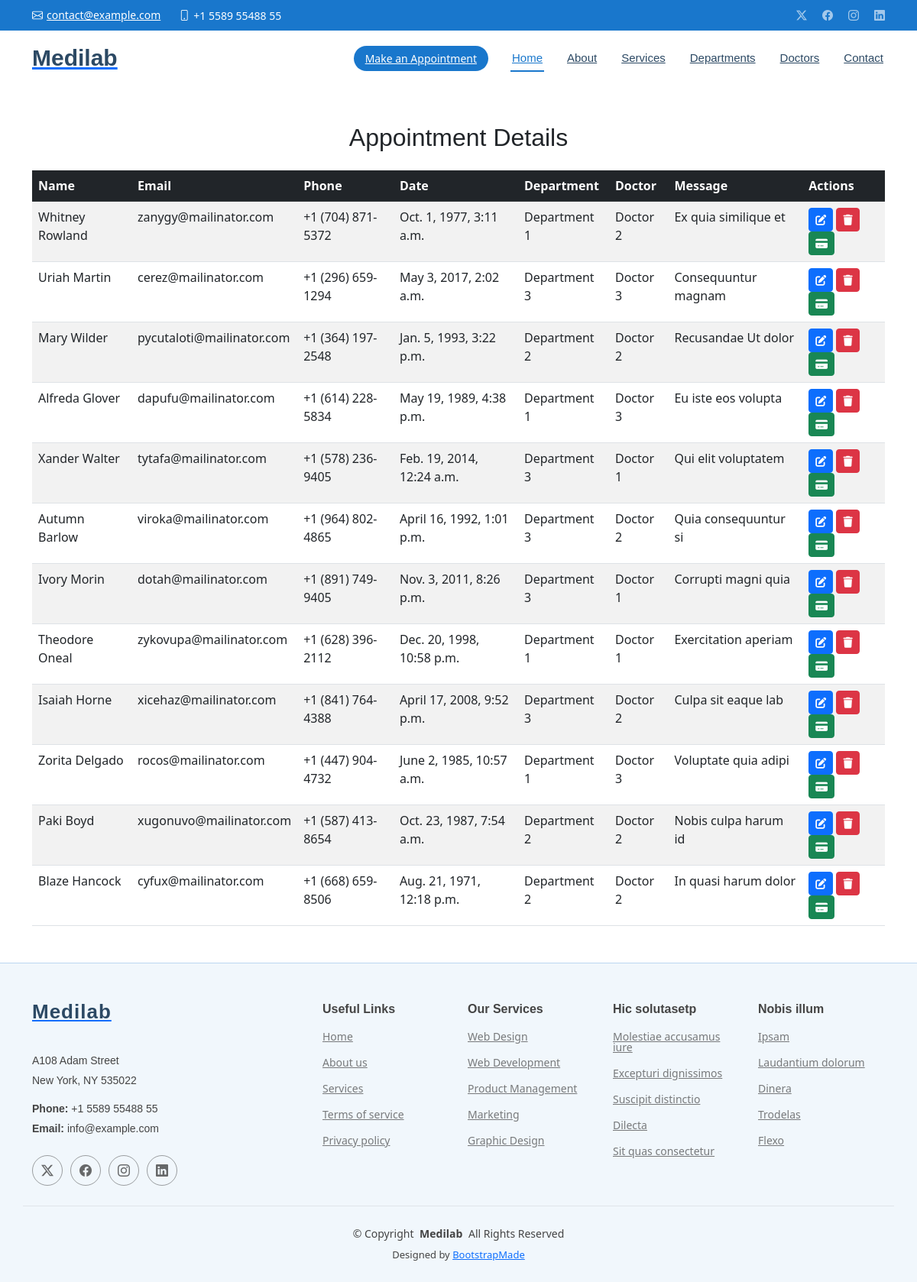
Before: /view-appointments/ with the older database file.
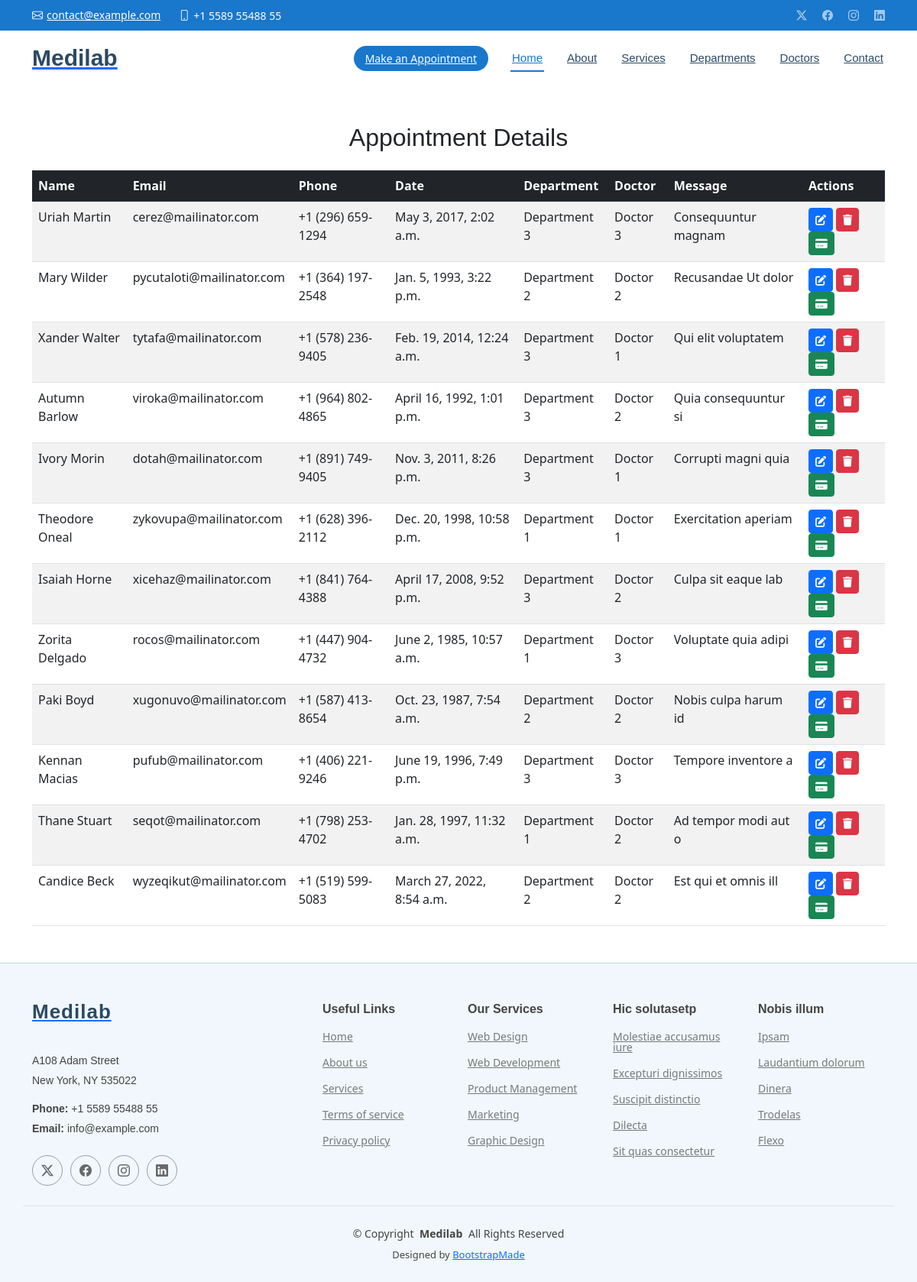
After: the same page with the newer database file.
### medilabApp/models.py (models this page shows, shortened)
class Appointment(models.Model):
    name = models.CharField(max_length=100)
    email = models.EmailField()
    phone = models.CharField(max_length=15)
    date = models.DateTimeField()  # Ensure this field is either naive or aware, depending on your setting.
    department = models.CharField(max_length=100)
    doctor = models.CharField(max_length=100)
    message = models.TextField()

### medilabApp/views.py (the view)
# urls.py: path('view-appointments/', views.view_appointment, name='view-appointments'),
def view_appointment(request):
    all_appointment = Appointment.objects.all()
    return render(request, 'view-appointments.html', {'all_appointment': all_appointment})

### templates/view-appointments.html (shortened to what this page needs)
{% extends 'starter-page.html' %}
{% load static %}
{% block body %}
<!doctype html>
<html lang="en">
<head>
    <link href="https://cdn.jsdelivr.net/npm/bootstrap@5.3.0/dist/css/bootstrap.min.css" rel="stylesheet">
    <link href="https://cdnjs.cloudflare.com/ajax/libs/font-awesome/6.0.0-beta3/css/all.min.css" rel="stylesheet">
</head>
<body>
<div class="container my-5">
    <h2 class="text-center mb-4">Appointment Details</h2>
    <table class="table table-striped">
        <thead class="table-dark">
            <tr>
                <th>Name</th>
                <th>Email</th>
                <th>Phone</th>
                <th>Date</th>
                <th>Department</th>
                <th>Doctor</th>
                <th>Message</th>
                <th>Actions</th>
            </tr>
        </thead>
        <tbody>
            {% for appointment in all_appointment %}
            <tr>
                <td>{{ appointment.name }}</td>
                <td>{{ appointment.email }}</td>
                <td>{{ appointment.phone }}</td>
                <td>{{ appointment.date }}</td>
                <td>{{ appointment.department }}</td>
                <td>{{ appointment.doctor }}</td>
                <td>{{ appointment.message }}</td>
                <td>
                    <a href="{% url 'edit_appointment' appointment.id %}" class="btn btn-primary btn-sm" title="Edit">
                        <i class="fas fa-edit"></i>
                    </a>
                    <a href="/delete/{{ appointment.id }}"
                       class="btn btn-danger btn-sm"
                       title="Delete"
                       onclick="confirmDelete(event, {{ appointment.id }})">
                        <i class="fas fa-trash"></i>
                    </a>
                    <a href="#" class="btn btn-success btn-sm" title="Pay">
                        <i class="fas fa-credit-card"></i>
                    </a>
                </td>
            </tr>
            {% endfor %}
        </tbody>
    </table>
</div>
</body>
</html>
{% endblock %}

### templates/starter-page.html (shortened to what this page needs)
{% load static %}
<!DOCTYPE html>
<html lang="en">
<head>
    <link rel="stylesheet" href="https://cdn.jsdelivr.net/npm/sweetalert2@11/dist/sweetalert2.min.css">
  <link rel="stylesheet" href="{% static 'assets/vendor/bootstrap/css/bootstrap.min.css' %}">
  <link rel="stylesheet" href="{% static 'assets/vendor/bootstrap-icons/bootstrap-icons.css' %}">
  <link rel="stylesheet" href="{% static 'assets/vendor/aos/aos.css' %}">
  <link rel="stylesheet" href="{% static 'assets/vendor/fontawesome-free/css/all.min.css' %}">
  <link rel="stylesheet" href="{% static 'assets/vendor/glightbox/css/glightbox.min.css' %}">
  <link rel="stylesheet" href="{% static 'assets/vendor/swiper/swiper-bundle.min.css' %}">
  <link rel="stylesheet" href="{% static 'assets/css/main.css' %}">
</head>
<body>
  <header id="header" class="header sticky-top">
    <div class="topbar d-flex align-items-center">
      <div class="container d-flex justify-content-center justify-content-md-between">
        <div class="contact-info d-flex align-items-center">
          <i class="bi bi-envelope d-flex align-items-center"><a href="mailto:contact@example.com">contact@example.com</a></i>
          <i class="bi bi-phone d-flex align-items-center ms-4"><span>+1 5589 55488 55</span></i>
        </div>
        <div class="social-links d-none d-md-flex align-items-center">
          <a href="#" class="twitter"><i class="bi bi-twitter-x"></i></a>
          <a href="#" class="facebook"><i class="bi bi-facebook"></i></a>
          <a href="#" class="instagram"><i class="bi bi-instagram"></i></a>
          <a href="#" class="linkedin"><i class="bi bi-linkedin"></i></a>
        </div>
      </div>
    </div>
    <div class="branding d-flex align-items-center">
      <div class="container position-relative d-flex align-items-center justify-content-between">
        <a href="index.html" class="logo d-flex align-items-center me-auto">
          <h1 class="sitename">Medilab</h1>
        </a>
        <nav id="navmenu" class="navmenu">
          <ul>
            <li><a href="#hero" class="active">Home<br></a></li>
            <li><a href="{% url 'about' %}">About</a></li>
            <li><a href="#services">Services</a></li>
            <li><a href="#departments">Departments</a></li>
            <li><a href="#doctors">Doctors</a></li>
            <li><a href="{% url 'contact' %}">Contact</a></li>
          </ul>
        </nav>
        <a class="cta-btn d-none d-sm-block" href="{% url 'appointment' %}">Make an Appointment</a>
      </div>
    </div>
  </header>
  {% block body %}{% endblock %}
  <footer id="footer" class="footer light-background">
    <div class="container footer-top">
      <div class="row gy-4">
        <div class="col-lg-4 col-md-6 footer-about">
          <a href="index.html" class="logo d-flex align-items-center">
            <span class="sitename">Medilab</span>
          </a>
          <div class="footer-contact pt-3">
            <p>A108 Adam Street</p>
            <p>New York, NY 535022</p>
            <p class="mt-3"><strong>Phone:</strong> <span>+1 5589 55488 55</span></p>
            <p><strong>Email:</strong> <span>info@example.com</span></p>
          </div>
          <div class="social-links d-flex mt-4">
            <a href=""><i class="bi bi-twitter-x"></i></a>
            <a href=""><i class="bi bi-facebook"></i></a>
            <a href=""><i class="bi bi-instagram"></i></a>
            <a href=""><i class="bi bi-linkedin"></i></a>
          </div>
        </div>
        <div class="col-lg-2 col-md-3 footer-links">
          <h4>Useful Links</h4>
          <ul>
            <li><a href="#">Home</a></li>
            <li><a href="#">About us</a></li>
            <li><a href="#">Services</a></li>
            <li><a href="#">Terms of service</a></li>
            <li><a href="#">Privacy policy</a></li>
          </ul>
        </div>
        <div class="col-lg-2 col-md-3 footer-links">
          <h4>Our Services</h4>
          <ul>
            <li><a href="#">Web Design</a></li>
            <li><a href="#">Web Development</a></li>
            <li><a href="#">Product Management</a></li>
            <li><a href="#">Marketing</a></li>
            <li><a href="#">Graphic Design</a></li>
          </ul>
        </div>
        <div class="col-lg-2 col-md-3 footer-links">
          <h4>Hic solutasetp</h4>
          <ul>
            <li><a href="#">Molestiae accusamus iure</a></li>
            <li><a href="#">Excepturi dignissimos</a></li>
            <li><a href="#">Suscipit distinctio</a></li>
            <li><a href="#">Dilecta</a></li>
            <li><a href="#">Sit quas consectetur</a></li>
          </ul>
        </div>
        <div class="col-lg-2 col-md-3 footer-links">
          <h4>Nobis illum</h4>
          <ul>
            <li><a href="#">Ipsam</a></li>
            <li><a href="#">Laudantium dolorum</a></li>
            <li><a href="#">Dinera</a></li>
            <li><a href="#">Trodelas</a></li>
            <li><a href="#">Flexo</a></li>
          </ul>
        </div>
      </div>
    </div>
    <div class="container copyright text-center mt-4">
      <p>© <span>Copyright</span> <strong class="px-1 sitename">Medilab</strong> <span>All Rights Reserved</span></p>
      <div class="credits">
        Designed by <a href="https://bootstrapmade.com/">BootstrapMade</a>
      </div>
    </div>
  </footer>
</body>
</html>

### templates/view-appointments.html (style rules this page uses)
.table-striped tbody tr:nth-of-type(odd) { background-color: #f8f9fa; }
.table-striped tbody tr:nth-of-type(even) { background-color: #e9ecef; }

Changed rows visible on the page:
removed Appointment: name "Whitney Rowland", email "zanygy@mailinator.com", phone "+1 (704) 871-5372", date "Oct. 1, 1977, 3:11 a.m.", department "Department 1", doctor "Doctor 2", message "Ex quia similique et"
removed Appointment: name "Alfreda Glover", email "dapufu@mailinator.com", phone "+1 (614) 228-5834", date "May 19, 1989, 4:38 p.m.", department "Department 1", doctor "Doctor 3", message "Eu iste eos volupta"
removed Appointment: name "Blaze Hancock", email "cyfux@mailinator.com", phone "+1 (668) 659-8506", date "Aug. 21, 1971, 12:18 p.m.", department "Department 2", doctor "Doctor 2", message "In quasi harum dolor"
added Appointment: name "Kennan Macias", email "pufub@mailinator.com", phone "+1 (406) 221-9246", date "June 19, 1996, 7:49 p.m.", department "Department 3", doctor "Doctor 3", message "Tempore inventore a"
added Appointment: name "Thane Stuart", email "seqot@mailinator.com", phone "+1 (798) 253-4702", date "Jan. 28, 1997, 11:32 a.m.", department "Department 1", doctor "Doctor 2", message "Ad tempor modi aut o"
added Appointment: name "Candice Beck", email "wyzeqikut@mailinator.com", phone "+1 (519) 599-5083", date "March 27, 2022, 8:54 a.m.", department "Department 2", doctor "Doctor 2", message "Est qui et omnis ill"
